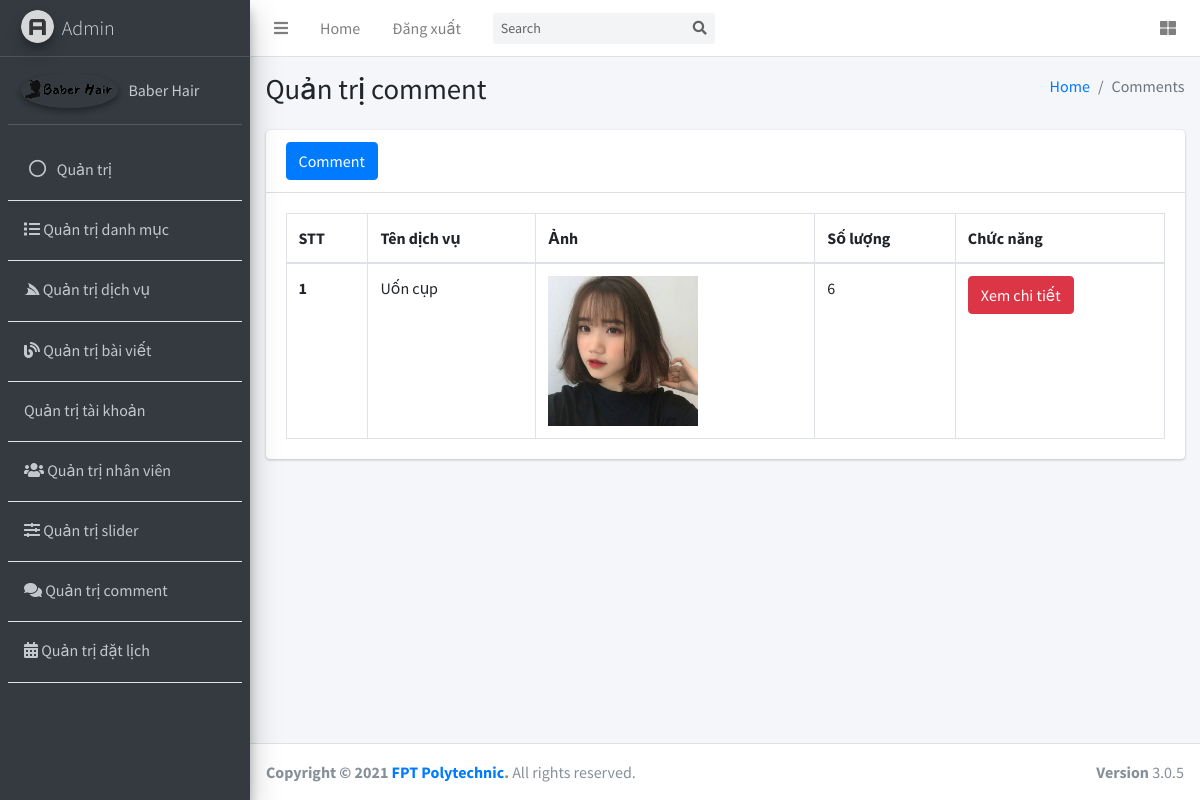
The app's page /admin/comment.php with its own data.
### tables this page shows
CREATE TABLE `comment` (
  `cmt_id` int(11) NOT NULL,
  `user_id` int(11) NOT NULL,
  `service_id` int(11) NOT NULL,
  `content` varchar(255) NOT NULL,
  `created_at` timestamp NOT NULL DEFAULT current_timestamp() ON UPDATE current_timestamp()
);

CREATE TABLE `services` (
  `service_id` int(11) NOT NULL,
  `service_name` varchar(255) NOT NULL,
  `service_img` varchar(255) NOT NULL,
  `price` float NOT NULL,
  `sale` float NOT NULL,
  `detail` varchar(500) NOT NULL,
  `cate_id` int(11) NOT NULL
);

### connection.php (called while the page is built, shortened)
<?php
$host = "localhost";
$dbname = "duan1";
$username = "root";
$password = "";
$conn = new PDO("mysql:host=$host; dbname=$dbname;charset=utf8", $username, $password);
$conn->setAttribute(PDO::ATTR_ERRMODE, PDO::ERRMODE_EXCEPTION);
function total($sql)
{
    global $conn;
    $stmt = $conn->prepare($sql);
    $stmt->execute();
    $result = $stmt->fetchColumn();
    return $result;
}
function selectDb($sql)
{
    global $conn;
    $stmt = $conn->prepare($sql);
    $stmt->execute();
    $result = $stmt->fetchAll();
    return $result;
}

### admin/comment.php (the view)
<?php
require_once "../connection.php";
?>
<!DOCTYPE html>
<html lang="en">
<?php
require_once "headerQT.php";
?>
<body class="hold-transition sidebar-mini layout-fixed">
    <div class="wrapper">
        <div class="content-wrapper">
            <section class="content-header">
                <div class="container-fluid">
                    <div class="mb-2 row">
                        <div class="col-sm-6">
                            <h1>Quản trị comment </h1>
                        </div>
                        <div class="col-sm-6">
                            <ol class="breadcrumb float-sm-right">
                                <li class="breadcrumb-item"><a href="#">Home</a></li>
                                <li class="breadcrumb-item active">Comments</li>
                            </ol>
                        </div>
                    </div>
                </div>
            </section>
            <section class="content">
                <div class="container-fluid">
                    <div class="row">
                        <div class="col-12">
                            <div class="card">
                                <div class="card-header">
                                    <a href="comment.php" class="btn btn-primary">Comment</a>
                                </div>
                                <div class="card-body">
                                    <table id="example2" class="table table-bordered table-hover">
                                        <thead>
                                            <tr>
                                                <th>STT</th>
                                                <th>Tên dịch vụ</th>
                                                <th>Ảnh</th>
                                                <th>Số lượng</th>
                                                <th>Chức năng</th>
                                            </tr>
                                        </thead>
                                        <tbody>
                                            <?php
                                            $stt = 0;
                                            foreach (selectDb("SELECT DISTINCT service_id FROM comment") as $item) {
                                                $id = $item['service_id'];
                                                foreach (selectDb("SELECT * FROM services WHERE service_id= '$id'") as $value) {
                                                    $tong = total("SELECT COUNT(*) FROM comment WHERE service_id = '$id'");
                                                    foreach (selectDb("SELECT * FROM comment WHERE service_id='$id' ORDER BY service_id DESC LIMIT 1 ") as $row) {
                                            ?>
                                                        <tr>
                                                            <th scope="comment"><?= $stt += 1 ?></th>
                                                            <td><?= $value['service_name'] ?></td>
                                                            <td><img src="../upload/<?= $value['service_img'] ?>" alt="" width="150px">
                                                            </td>
                                                            <td><?= $tong ?></td>
                                                            <td>
                                                                <a href="comment_detail.php?service_id=<?= $id ?>" class="btn btn-danger">Xem chi tiết</a>
                                                            </td>
                                                        </tr>
                                            <?php
                                                    }
                                                }
                                            }
                                            ?>
                                        </tbody>
                                    </table>
                                </div>
                            </div>
                        </div>
                    </div>
                </div>
            </section>
        </div>
</body>
<?php
require_once("footerQT.php");
?>
</html>

### records on screen
comment: service.service_name "Uốn cụp", service.service_img (picture), tong "6"
